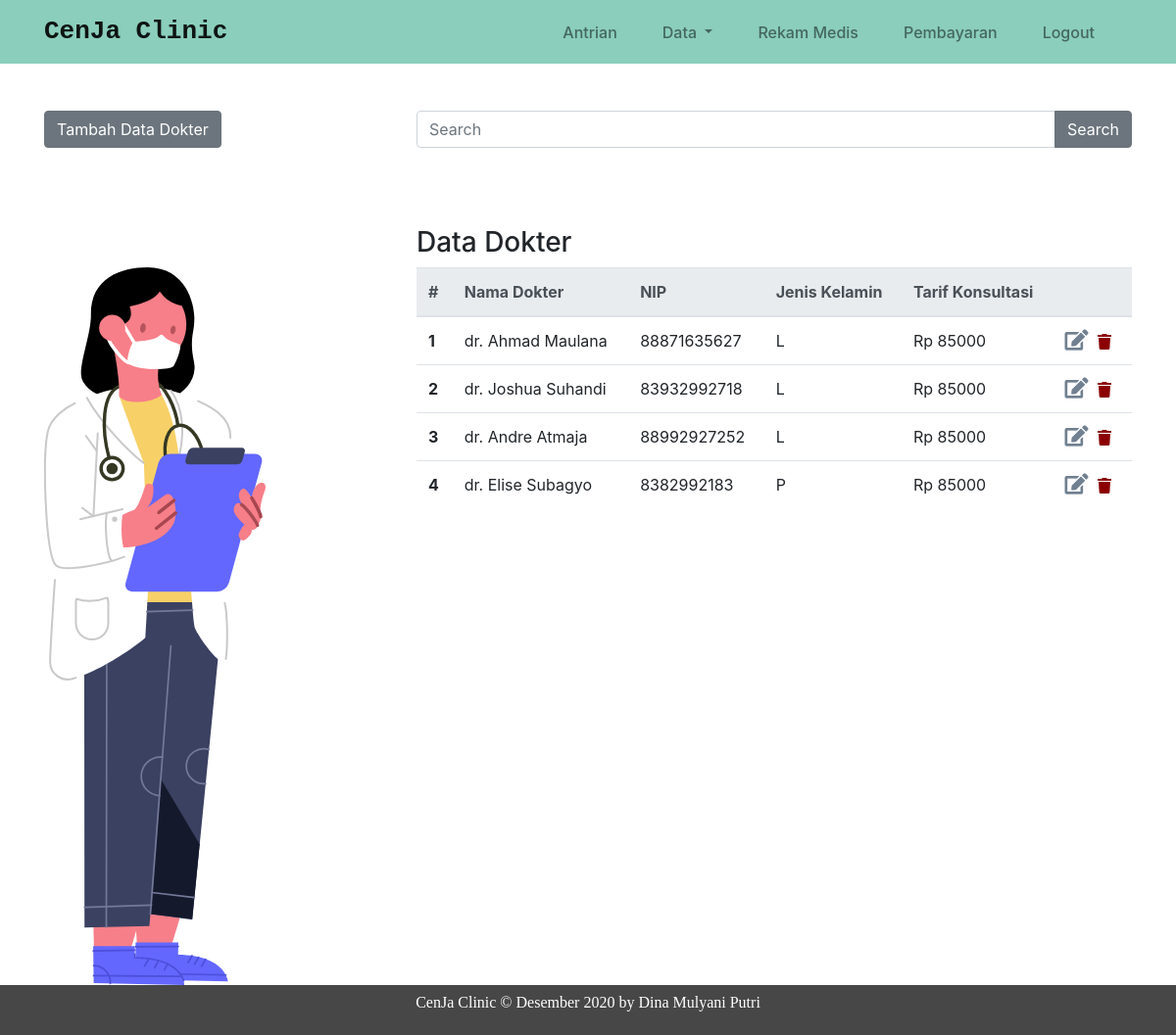
Page /index.php/dokter on the committed database.
### tables this page shows
CREATE TABLE `data_dokter` (
  `id_dokter` int(11) NOT NULL,
  `nama_dokter` varchar(50) NOT NULL,
  `nip` varchar(20) NOT NULL,
  `jk` enum('L','P') NOT NULL,
  `tarif_konsul` int(20) NOT NULL
);

### application/controllers/Dokter.php (called while the page is built, shortened)
<?php
class Dokter extends CI_Controller {
    public function __construct(){
        $this->load->model('Dokter_model');
        $this->load->library('form_validation');
        $this->load->helper('form');
    }
    public function index(){
        $data['judul'] = "List dokter";
        $data['data_dokter'] = $this->Dokter_model->getAllDokter();
        $this->load->view('template/header', $data);
        $this->load->view('klinik/dokter', $data);
        $this->load->view('template/footer');
    }
}

### index.php (called while the page is built, shortened)
<?php
require_once BASEPATH.'core/CodeIgniter.php';

### application/models/Dokter_model.php (called while the page is built, shortened)
<?php
class Dokter_model extends CI_model {
    public function getAllDokter(){
        return $this->db->get('data_dokter')->result_array();
    }
}

### application/views/klinik/dokter.php (the view, shortened to what this page needs)
<div class="container">
    <div class="row mt-5 mb-5">
        <div class="col-md-4">
            <button type="button" class="btn btn-secondary tombolDokter" data-toggle="modal" data-target="#formModal">
                Tambah Data Dokter
            </button>
        </div>
        <div class="col">
            <form action="" method="post">
                <div class="input-group mb-3">
                    <input type="text" class="form-control" placeholder="Search" name="keyword">
                    <div class="input-group-append">
                        <button class="btn btn-secondary" type="submit">Search</button>
                    </div>
                </div>
            </form>
        </div>
    </div>
    <div class="row">
        <div class="col-md-4"></div>
        <div class="col-md-8">
            <h3 class="mt-3">Data Dokter</h3>
        </div>
    </div>
    <div class="row">
        <div class="col-md-4">
            <img src="<?php echo base_url(); ?>assets/img/doctor-woman.svg" alt="">
        </div>
        <div class="col-md-8">
            <table class="table float-right">
                <thead class="thead-light">
                    <tr>
                        <th scope="col">#</th>
                        <th scope="col">Nama Dokter</th>
                        <th scope="col">NIP</th>
                        <th scope="col">Jenis Kelamin</th>
                        <th scope="col">Tarif Konsultasi</th>
                        <th scope="col"></th>
                    </tr>
                </thead>
                <tbody>
                    <?php $start = 0; ?>
                    <?php foreach ($data_dokter as $dokter) : ?>
                        <tr>
                            <th scope="row"><?php echo ++$start; ?></th>
                            <td><?php echo $dokter['nama_dokter']; ?></td>
                            <td><?php echo $dokter['nip']; ?></td>
                            <td><?php echo $dokter['jk']; ?></td>
                            <td>Rp <?php echo $dokter['tarif_konsul']; ?></td>
                            <td>
                                <a href="<?php echo base_url(); ?>dokter/edit/<?php echo $dokter['id_dokter']; ?>" class="tampilModalEditDokter" data-toggle="modal" data-target="#formModal" data-id_dokter="<?php echo $dokter['id_dokter']; ?>"><i class="fas fa-edit fa-lg"></i></a>
                                <a href="<?php echo base_url(); ?>dokter/hapus/<?php echo $dokter['id_dokter']; ?>" class="badge icon-hapus"><i class="fas fa-trash fa-lg"></i></a>
                            </td>
                        </tr>
                    <?php endforeach; ?>
                </tbody>
            </table>
        </div>
    </div>
</div>

### application/views/template/header.php (shortened to what this page needs)
<!doctype html>
<html lang="en">
<head>
  <link rel="stylesheet" href="https://cdn.jsdelivr.net/npm/bootstrap@4.5.3/dist/css/bootstrap.min.css">
  <link rel="stylesheet" href="<?php echo base_url(); ?>assets/css/style.css">
  <link rel="stylesheet" href="<?php echo base_url(); ?>assets/fontawesome/css/all.css">
</head>
<body>
  <nav class="navbar navbar-expand-lg navbar-light bg-light">
    <div class="container">
      <a class="navbar-brand" href="<?php echo base_url(); ?>home">CenJa Clinic</a>
      <div class="col-auto">
        <div class="collapse navbar-collapse" id="navbarNav">
          <ul class="navbar-nav">
            <li class="nav-item">
              <a class="nav-link" href="<?php echo base_url(); ?>antrian">Antrian</a>
            </li>
            <li class="nav-item dropdown">
              <a class="nav-link dropdown-toggle" href="#" id="navbarDropdown" role="button" data-toggle="dropdown" aria-haspopup="true" aria-expanded="false">
                Data
              </a>
            </li>
            <li class="nav-item">
              <a class="nav-link" href="<?php echo base_url(); ?>rekam_medis">Rekam Medis</a>
            </li>
            <li class="nav-item">
              <a class="nav-link" href="<?php echo base_url(); ?>pembayaran">Pembayaran</a>
            </li>
            <li class="nav-item">
              <a class="nav-link" href="<?php echo base_url(); ?>auth/logout">Logout</a>
            </li>
          </ul>
        </div>
      </div>
    </div>
  </nav>

### application/views/template/footer.php (shortened to what this page needs)
<footer style="background-color: #464746;">
  <div class="footer-top">
    <div class="container">
      <div class="row">
        <div class="col" style="font-family: Courgette; line-height: 35px;">
          <p style="color: white; text-align: center;">CenJa Clinic &copy; Desember 2020 by Dina Mulyani Putri</p>
        </div>
      </div>
    </div>
  </div>
</footer>
</body>
</html>

### assets/css/style.css (style rules this page uses)
.bg-light { background-color: rgb(138, 206, 187) !important; }
.navbar-brand { font-weight: bold; font-family: monospace; font-size: 26px; }
.navbar-nav .nav-item .nav-link { margin: 0 15px; font-weight: 500; }
.fa-edit { color: slategrey; }
.fa-trash { color: darkred; }

### rows in the picture
data_dokter: nama_dokter "dr. Ahmad Maulana", nip "88871635627", jk "L", tarif_konsul "85000"
data_dokter: nama_dokter "dr. Joshua Suhandi", nip "83932992718", jk "L", tarif_konsul "85000"
data_dokter: nama_dokter "dr. Andre Atmaja", nip "88992927252", jk "L", tarif_konsul "85000"
data_dokter: nama_dokter "dr. Elise Subagyo", nip "8382992183", jk "P", tarif_konsul "85000"
